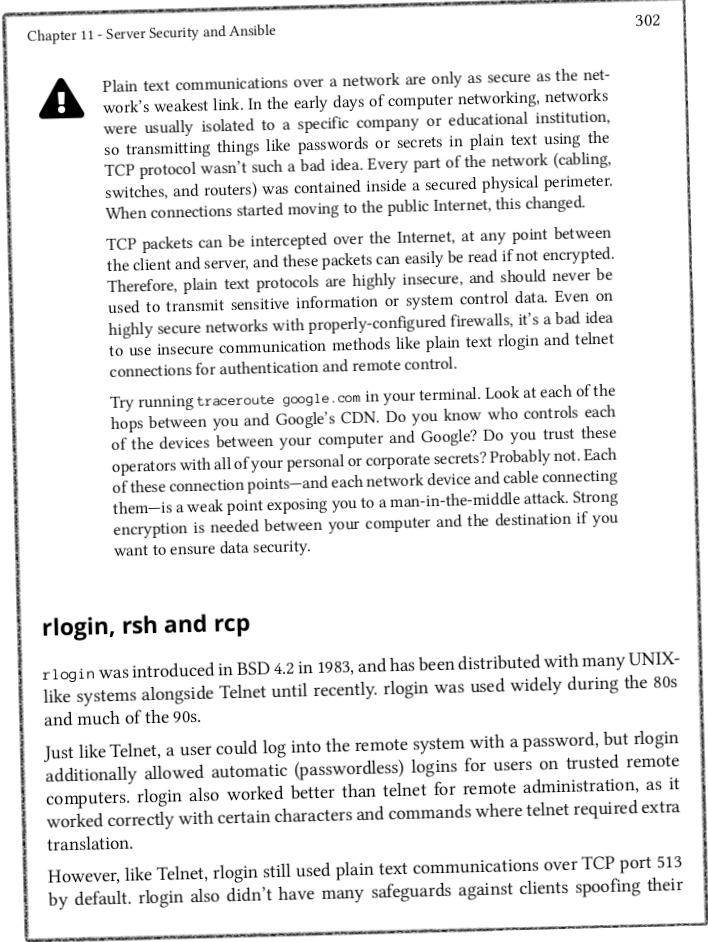
#> input picture libraries_testing/pillow/image_data/book_image_1.jpeg, 708 x 942 px
$ python -i doc_tutorial.py   (imports and definitions only)
#> lines starting #> are read from the running program, lines starting #| are printed output that depends on the picture; after the words box and inside, x2 and y2 are one past the last pixel; in counts of white or black regions, pixels touching at a corner belong together
#> further down, picture is the input picture: PIL image 708x942 RGB; min 0, max 255, mean 235.1
import os, sys
from PIL import Image, ImageFilter, ImageEnhance, ImageSequence, PSDraw


class DocumentTutorial():

    def __init__(self):
        pass


    # [98 lines left out: functions convert_files_to_jpeg, create_jpeg_thumbnails, rolling_an_image, merge, splitting, resize_rotate and 3 more, not called in this run]


    # Processing individual bands
    def processing_individual_bands(self, im: Image.Image):
        # split the image into individual bands
        source = im.split()

        R, G, B = 0, 1, 2

        # select regions where red is less than 100
        mask = source[G].point(lambda i: i < 100 and 255)
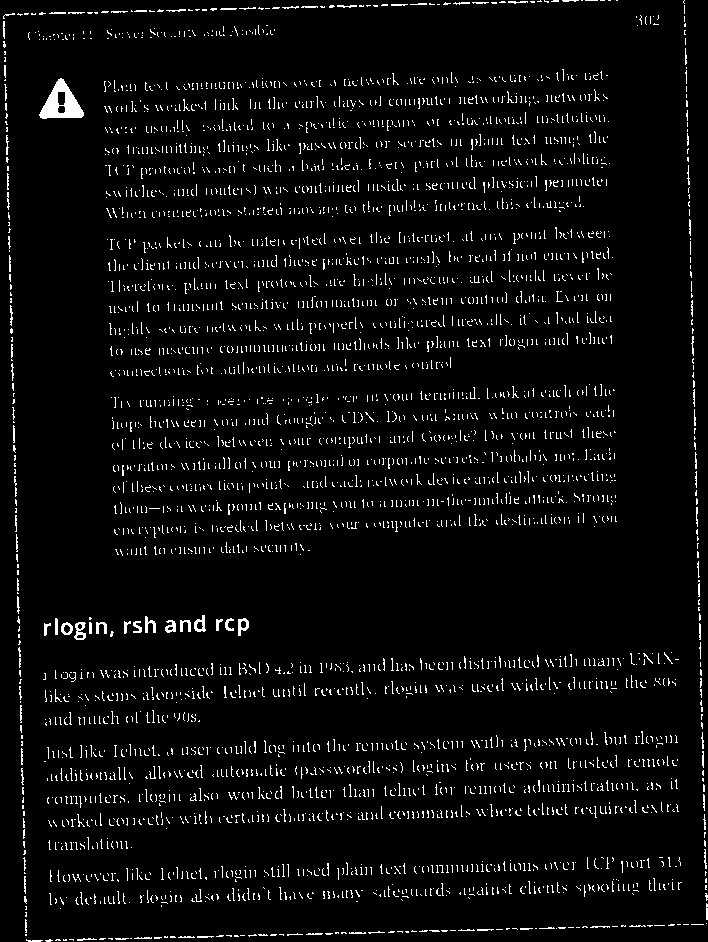
#> mask: PIL image 708x942 L; 4.6% white in thin lines or dots

        # process the green band
        out = source[R].point(lambda i: i * 0.7)
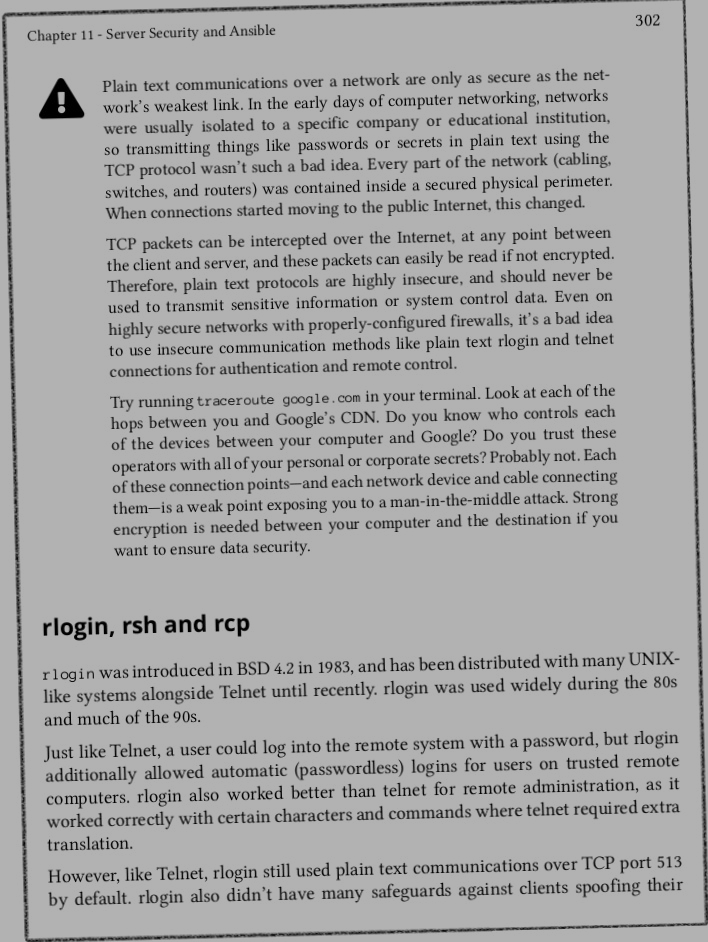
#> out: PIL image 708x942 L; min 0, max 178, mean 164.2

        # paste the processed band back, but only where red was < 100
        source[R].paste(out, None, mask)

        # build a new multiband image
        im = Image.merge(im.mode, source)

        return im


    # Enhancing images
    # [156 lines left out: functions enhancing_images, reading_sequences, writing_sequences, using_the_Iterator_class, drawing_postScript, document_tutorial, not called in this run]

        # [44 lines of commented-out code are left out]

>>> from PIL import Image
>>> picture = Image.open('image_data/book_image_1.jpeg')
>>> result = DocumentTutorial().processing_individual_bands(picture)
